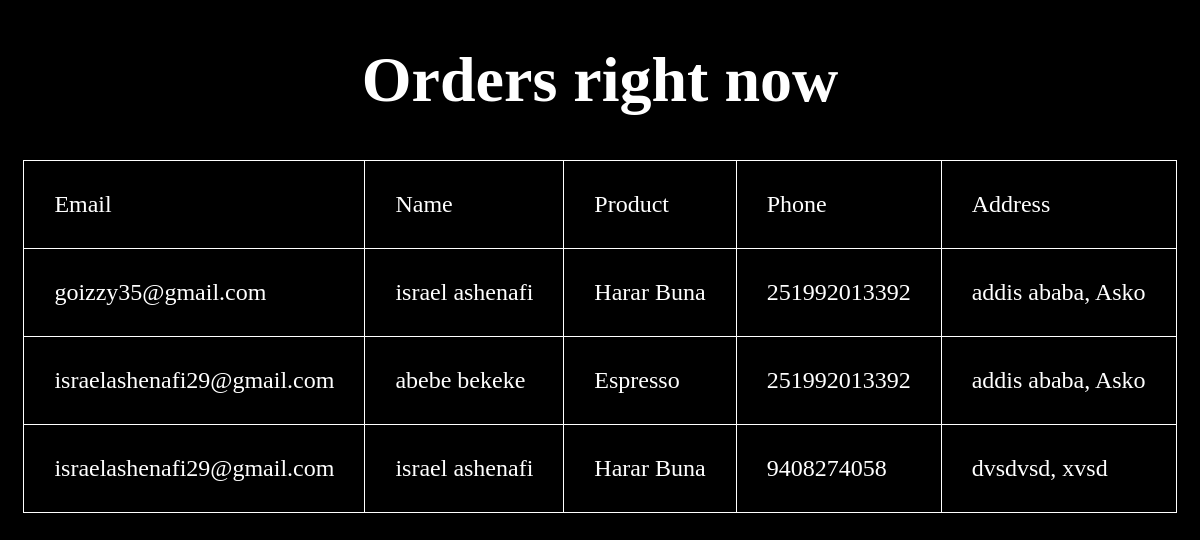
Before: /or/order_list/ (signed in) with the older database file.
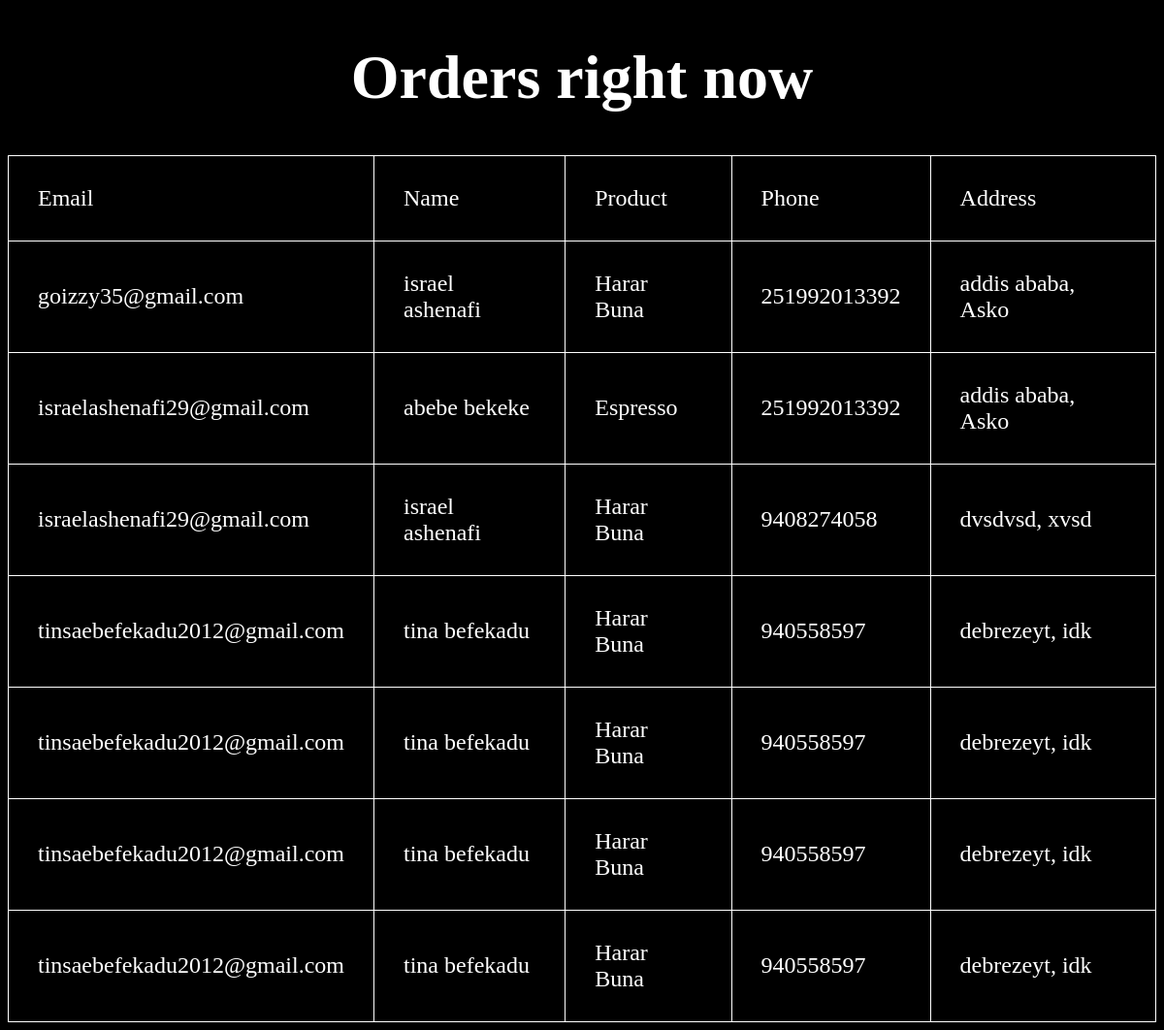
After: the same page with the newer database file.
### products/models.py (models this page shows, shortened)
class orders(models.Model):
    product = models.ForeignKey('products', on_delete=models.CASCADE, default='001')
    F_name = models.CharField(max_length=50,null=False)
    M_name = models.CharField(max_length=50,null=False)
    phone = models.IntegerField(null=False)
    email = models.CharField(max_length=50, null=False)
    city = models.CharField( max_length=50)
    street = models.CharField( max_length=50)

class products(models.Model):
    name = models.CharField(max_length=255)
    created_at = models.DateTimeField(auto_now_add=True)
    price = models.CharField(max_length=10, default='$')
    description = models.CharField(max_length=255, default='')
    img2 = models.ImageField(default='fallback.png', blank=True)
    def __str__(self):
        return self.name

### products/views.py (the view)
# urls.py: path('order_list/',views.order_list, name = 'order_list'),
@login_required(login_url='orders:login')
def order_list(request):
    lists = orders.objects.all()
    return render(request, 'products/delivery.html', {'lists': lists})

### products/templates/products/delivery.html (shortened to what this page needs)
{%load static%}
<!DOCTYPE html>
<html lang="en">
<head>
    <link rel="stylesheet" href="{% static 'css/cs.css' %}">
</head>
<body>
    <h1 class="main_heading">Orders right now</h1>
    <div class="orders">
        <table>
            <tr>
                <td>Email</td>
                <td>Name</td>
                <td>Product</td>
                <td>Phone</td>
                <td>Address</td>
            </tr>
            {% for list in lists%}
            <tr>
                <td>{{list.email}}</td>
                <td>{{list.F_name}} {{list.M_name}}</td>
                <td>{{list.product}}</td>
                <td>{{list.phone}}</td>
                <td>{{list.city}}, {{list.street}}</td>
            </tr>
            {%endfor%}
        </table>
    </div>
</body>
</html>

### static/css/cs.css (style rules this page uses)
* { background-color: black; color: white; }
.main_heading { text-align: center; font-size: 4rem; font-family: cursive; }
.orders table { display: flex; align-items: center; justify-content: center; border-collapse: collapse; font-size: 1.5rem; }
.orders table th, td { border: 1px solid white; padding: 30px 30px; color: white; align-items: center; }

Changed rows visible on the page:
added orders: email "tinsaebefekadu2012@gmail.com", F_name "tina", M_name "befekadu", product "Harar Buna", phone "940558597", city "debrezeyt", street "idk"
added orders: email "tinsaebefekadu2012@gmail.com", F_name "tina", M_name "befekadu", product "Harar Buna", phone "940558597", city "debrezeyt", street "idk"
added orders: email "tinsaebefekadu2012@gmail.com", F_name "tina", M_name "befekadu", product "Harar Buna", phone "940558597", city "debrezeyt", street "idk"
added orders: email "tinsaebefekadu2012@gmail.com", F_name "tina", M_name "befekadu", product "Harar Buna", phone "940558597", city "debrezeyt", street "idk"
